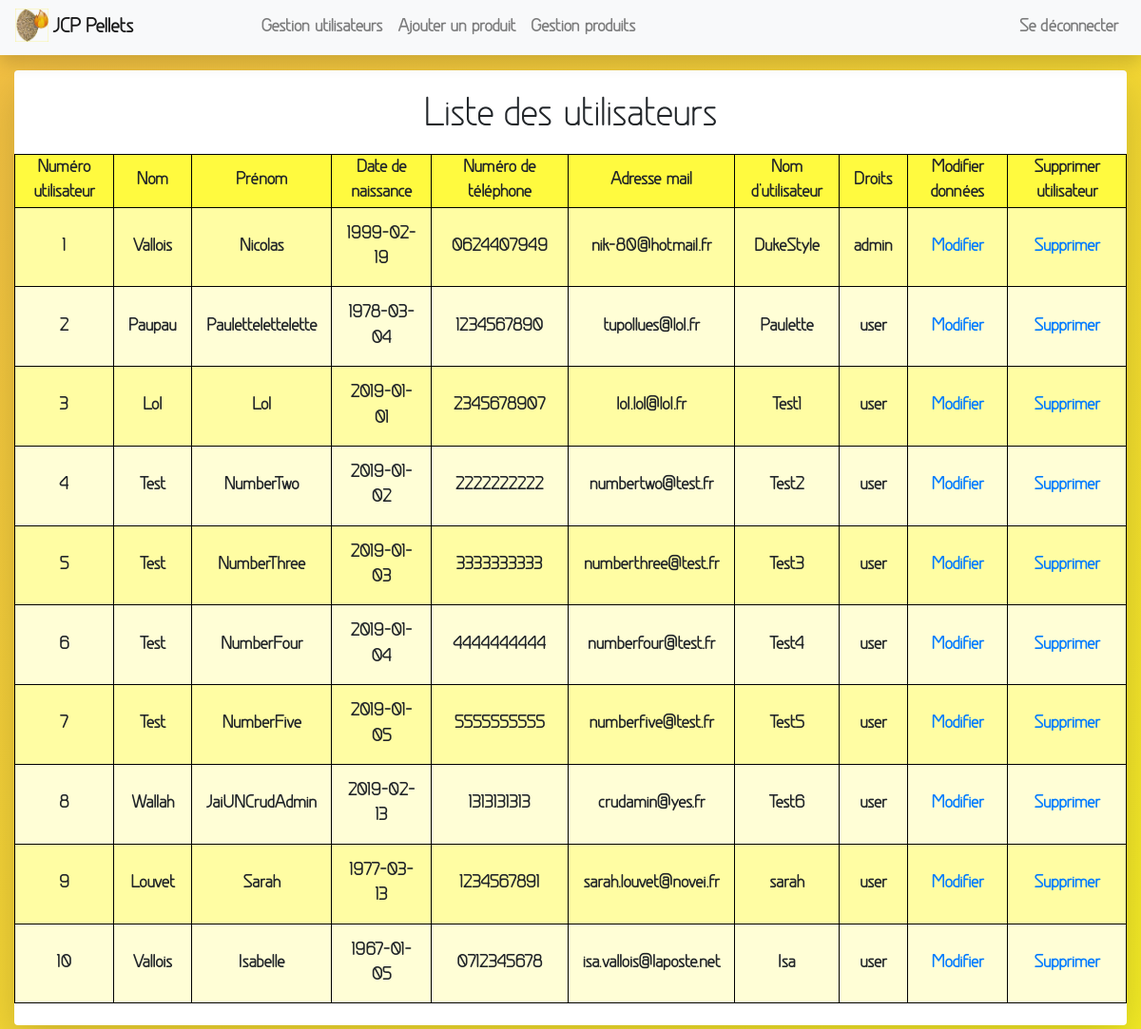
Before: /views/admin_side/usersManagement.php (signed in) with the older database file.
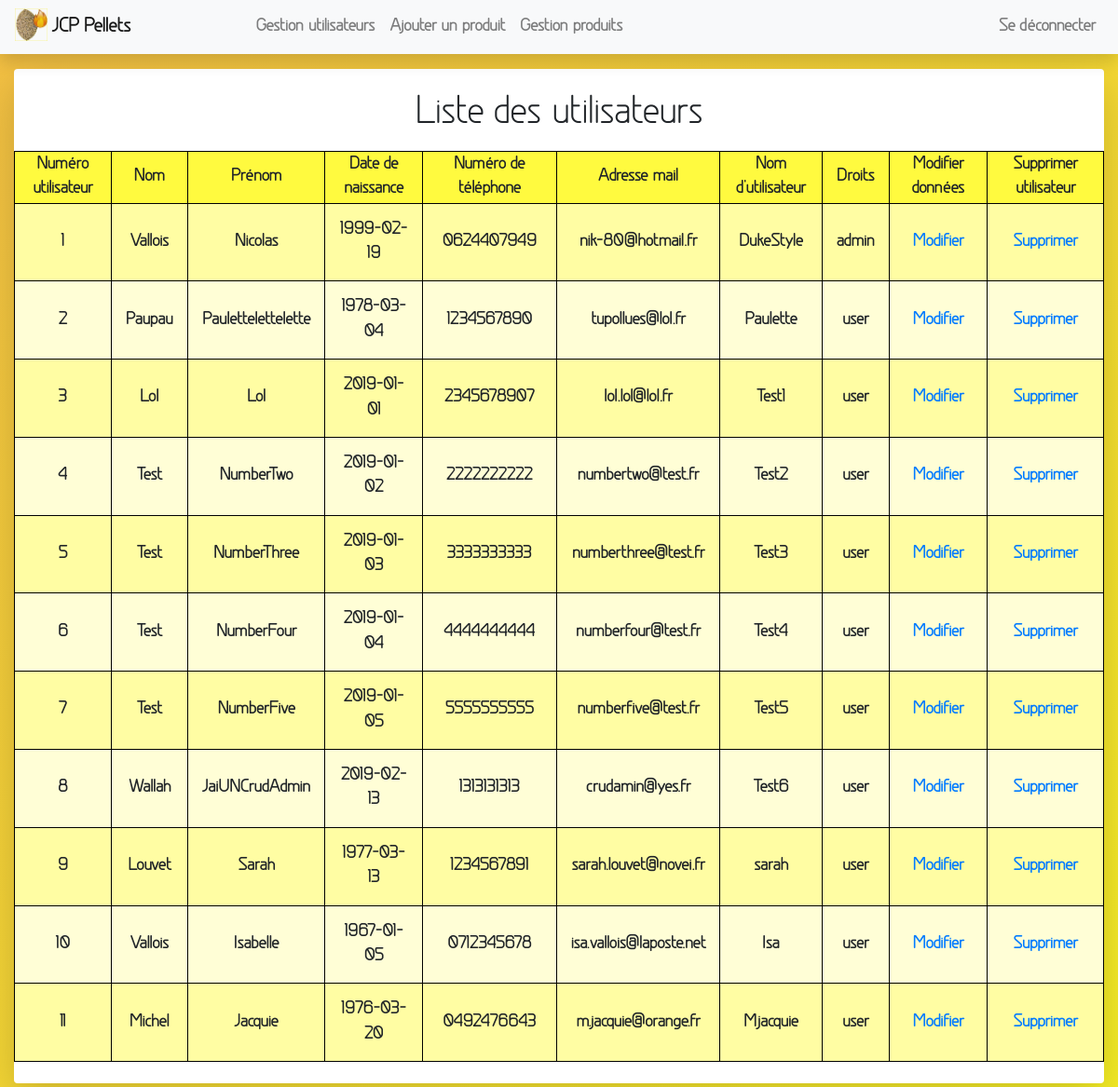
After: the same page with the newer database file.
### tables this page shows
CREATE TABLE `jcp_user_types` (
  `id` int(11) NOT NULL,
  `rights` varchar(50) NOT NULL DEFAULT 'user',
  `id_jcp_users` int(11) NOT NULL
);

CREATE TABLE `jcp_users` (
  `id` int(11) NOT NULL,
  `lastname` varchar(50) NOT NULL,
  `firstname` varchar(50) NOT NULL,
  `birthdate` date NOT NULL,
  `phone` varchar(15) NOT NULL,
  `mail` varchar(100) NOT NULL,
  `username` varchar(50) NOT NULL,
  `password` varchar(255) NOT NULL
);

### controllers/admin_side/usersManagementCtrl.php (called while the page is built, shortened)
<?php
require '../../models/Database.php';
require '../../models/Users.php';
$user = new Users();
$listUsers = $user->listUser();

### models/Database.php (called while the page is built, shortened)
<?php
class Database{
    public function __construct() {
        $this->db = new PDO('mysql:dbname=;host=localhost', '', '', [PDO::ATTR_ERRMODE=>PDO::ERRMODE_EXCEPTION]);
    }
}

### models/Users.php (called while the page is built, shortened)
<?php
class Users extends Database{
    public function listUser(){
        $query = 'SELECT `jcp_users`.`id`, `jcp_users`.`lastname`, `jcp_users`.`firstname`, `jcp_users`.`birthdate`, `jcp_users`.`phone`, `jcp_users`.`mail`, `jcp_users`.`username`, `jcp_user_types`.`rights` FROM `jcp_users` INNER JOIN `jcp_user_types` ON `jcp_users`.`id` = `jcp_user_types`.`id_jcp_users`';
        $list = $this->db->query($query);
        if($list->execute()){
            $listUsers = $list->fetchAll(PDO::FETCH_OBJ);
            return $listUsers;
        }
    }
}

### views/admin_side/usersManagement.php (the view, shortened to what this page needs)
<?php
require '../../controllers/admin_side/usersManagementCtrl.php';
?>
<!DOCTYPE html>
<html>
    <head>
        <link rel="stylesheet" href="https://stackpath.bootstrapcdn.com/bootstrap/4.2.1/css/bootstrap.min.css">
        <link rel="stylesheet" href="../../assets/css/style.css">
    </head>
    <body>
        <nav class="navbar navbar-expand-lg navbar-light bg-light sticky-top shadow">
            <a class="navbar-brand" href="accueilAdmin.php"><img src="../../assets/img/logoJCP.png" id="logoNavabarJCP"/>JCP Pellets</a>
            <div class="collapse navbar-collapse" id="navbarSupportedContent">
                <ul class="navbar-nav mr-auto">
                    <li class="nav-item">
                        <a class="nav-link" href="usersManagement.php">Gestion utilisateurs</a>
                    </li>
                    <li class="nav-item">
                        <a class="nav-link" href="addProduct.php">Ajouter un produit</a>
                    </li>
                    <li class="nav-item">
                        <a class="nav-link" href="productsManagement.php">Gestion produits</a>
                    </li>
                </ul>
                <ul class="navbar-nav">
                    <?php
            if(isset($_SESSION['username'])){
                ?>
                    <li class="nav-item">
                        <a class="nav-link" href="../../index.php?disconnect">Se déconnecter</a>
                    </li>
                <?php
            }
            ?>
                </ul>
            </div>
        </nav>
        <?php
        if(!isset($_GET['modifyId'])){
        ?>
            <div class="container-fluid">
                <div class="generalDisplay shadow-lg p-3bg-white mt-3 mb-3 rounded usersList">
                    <center>
                        <h1 class="mb-3">Liste des utilisateurs</h1>
                        <table class="hideForModify">
                            <thead>
                                <tr>
                                    <th>Numéro utilisateur</th>
                                    <th>Nom</th>
                                    <th>Prénom</th>
                                    <th>Date de naissance</th>
                                    <th>Numéro de téléphone</th>
                                    <th>Adresse mail</th>
                                    <th>Nom d'utilisateur</th>
                                    <th>Droits</th>
                                    <th>Modifier données</th>
                                    <th>Supprimer utilisateur</th>
                                </tr>
                            </thead>
                            <tbody>
                            <?php
                            foreach($listUsers as $user){
                                ?>
                                <tr>
                                    <td><?= $user->id; ?></td>
                                    <td><?= $user->lastname; ?></td>
                                    <td><?= $user->firstname; ?></td>
                                    <td><?= $user->birthdate; ?></td>
                                    <td><?= $user->phone; ?></td>
                                    <td><?= $user->mail; ?></td>
                                    <td><?= $user->username; ?></td>
                                    <td><?= $user->rights; ?></td>
                                    <td><a href="usersManagement.php?modifyId=<?= $user->id; ?>">Modifier</a></td>
                                    <td><a href="usersManagement.php?deleteId=<?= $user->id; ?>">Supprimer</a></td>
                                </tr>
                                <?php
                            }
                            ?>
                            </tbody>
                        </table>
                    </center>
                </div>
            </div>
        <?php
        }
        ?>
    </body>
</html>

### assets/css/style.css (style rules this page uses)
.generalDisplay { height: calc(100vh - 90px); background-color: white; }
body { font-family: 'Greyscale'; font-weight: bold; font-size: 110%; background-image: linear-gradient(to bottom right, rgb(243, 191, 68), rgb(245, 237, 37)); }
#logoNavabarJCP { width: 15%; margin-right: 2%; margin-top: -2%; }
.usersList { overflow-y: scroll; overflow-x: hidden; padding-top: 2%; align-content: center; }
table { margin-bottom: 2%; }
td, th, tr { text-align: center; border: 1px black solid; }
td { padding: 15px; }
th { background-color: rgb(255, 250, 63); }
tr:nth-child(even) { background-color: rgb(255, 254, 214); }
tr:nth-child(odd) { background-color: rgb(255, 253, 163); }

Changed rows visible on the page:
added jcp_user_types: id_jcp_users "11", id_jcp_users.lastname "Michel", id_jcp_users.firstname "Jacquie", id_jcp_users.birthdate "1976-03-20", id_jcp_users.phone "0492476643", id_jcp_users.mail "m.jacquie@orange.fr", id_jcp_users.username "Mjacquie", rights "user"
